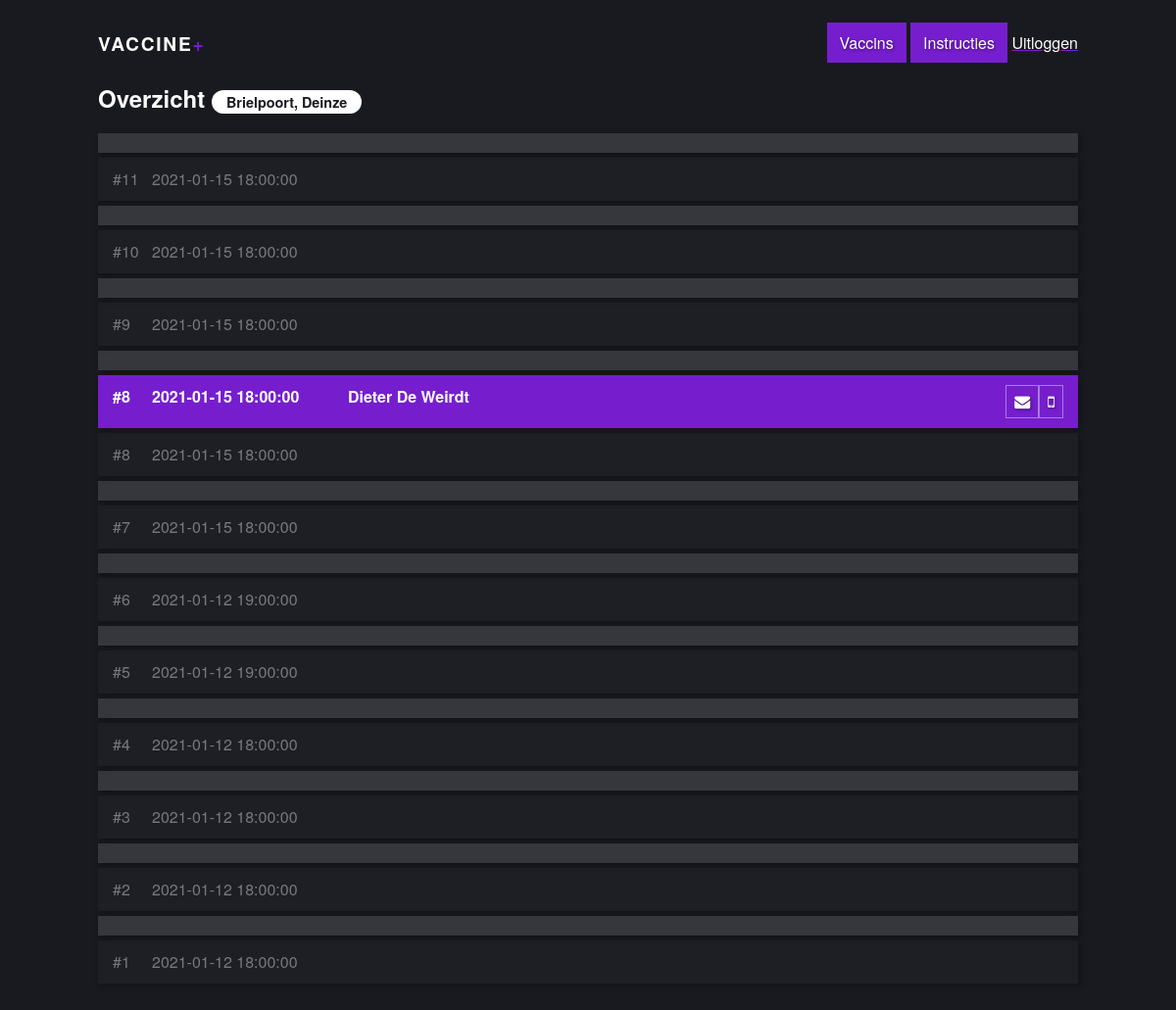
Screenshot of /vaccin/admin (signed in) with the database file from the repository.
### tables this page shows
CREATE TABLE `vaccin` (
  `vaccin_id` int(11) unsigned NOT NULL AUTO_INCREMENT,
  `center_id` int(11) DEFAULT NULL,
  `user_id` int(11) DEFAULT NULL,
  `date` datetime DEFAULT NULL,
  `available` datetime DEFAULT NULL,
  `certificaat` varchar(256) DEFAULT NULL,
  `status` int(11) DEFAULT NULL,
  `claimer` varchar(256) DEFAULT NULL,
  `email` varchar(256) DEFAULT NULL,
  `phone` varchar(256) DEFAULT NULL,
  PRIMARY KEY (`vaccin_id`)
);

### models/UserModel.php (called while the page is built, shortened)
<?php
class User  {
    public static function getById( $id ) {
        global $db;
        $sql = 'SELECT * FROM `user` WHERE `user_id` = :id';
        $pdo_statement = $db->prepare($sql);
        $pdo_statement->execute( [ ':id' => $id ] );
        return $pdo_statement->fetchObject();
    }
}

### controllers/VaccinController.php (called while the page is built, shortened)
<?php
require_once 'models/VaccinModel.php';
class VaccinController {
    public function admin() {
        $admin_vaccin = Vaccin::getVaccin();
        include 'views/vaccin/admin.php';
    }
}
?>

### models/VaccinModel.php (called while the page is built, shortened)
<?php
class Vaccin {
    public static function getVaccin() {
        global $db;
        $sql = 'select * from vaccin
        group by vaccin_id
        having count(*) = 1
        order by vaccin_id desc ';
        $sql_statement = $db->prepare($sql);
        $sql_statement->execute();
        return $sql_statement->fetchAll();
    }
}
?>

### views/_partials/availability_vaccin.php (the view, shortened to what this page needs)
<?php
$item = (object) $item;
?>
<div class="list-item available open">
    </div>
    <?php
    if ($item->status == 1) {
        echo '<div class="list-item available">
        <div class="id">' . '#' .  $item->vaccin_id .  '</div>
        <div class="date">' . $item->available . '</div>
        <div class="claimer">
            <div class="name">' . $item->claimer . '</div>
                        <a href="mailto:dieter@deweirdt.be" class="btn btn-light btn-sm"><i class="fa fa-envelope"></i></a>
                                    <a href="tel:123456789" class="btn btn-light btn-sm"><i class="fa fa-mobile"></i></a>
                    </div>
    </div>';
    }
    ?>
    <?php
$today = date("Y-m-d H:i:s");
$date = $item->available;
if ($date < $today) {
    echo '    <div class="list-item open">
    <div class="id">' . '#' . $item->vaccin_id . '</div>
    <div class="date">' . $item->available . '</div>
    <div class="claimer">
        <div class="name"></div>
                            </div>
</div>';
}
?>

### views/_partials/header.php (shortened to what this page needs)
<!DOCTYPE html>
<html lang="en">
<head>
    <link rel="stylesheet" href="<?= URI ?>style/main.css">
    <link rel="stylesheet" href="https://stackpath.bootstrapcdn.com/font-awesome/4.7.0/css/font-awesome.min.css">
</head>
<body>
<header>
    <a class="brand" href="<?= URI ?>">Vaccine<span>+</span></a>
    <div class="extra">
    <?php if(!$current_user): ?>
            <a href="<?=URI?>user/login">Inloggen</a>
            <?php else : ?>
                <a href="<?=URI?>vaccin/admin" class="btn">Vaccins</a>
            <a href="<?=URI?>vaccin/instructions" class="btn">Instructies</a>
            <a href="<?=URI?>user/logout">Uitloggen</a>
            <?php endif; ?>
            </div>
</header>

### index.php (shortened to what this page needs)
<?php
require_once 'libs/db.php';
require_once 'models/UserModel.php';
$current_user_id = $_SESSION['user_id'] ?? 0;
$current_user = ($current_user_id) ? User::getById($current_user_id) : false;
$request = $_SERVER['REQUEST_URI'];
if (substr($request, 0, strlen(URI)) == URI) {
    $request = substr($request, strlen(URI));
}
$path = explode('/', $request);
$controller = ( !empty($path[0]) ) ? ucfirst(strtolower($path[0])) : 'Vaccin';
$method = ( !empty($path[1]) ) ? strtolower($path[1]) : 'index';
$param = ( !empty($path[2]) ) ? $path[2] : null;
$controller_name = $controller . 'Controller';
$controller_path = BASE_DIR . '/controllers/' . $controller_name . '.php';
include BASE_DIR . '/views/_partials/header.php';
if ( file_exists( $controller_path ) ) {
    $controller_class = new $controller_name();
    if( method_exists($controller_class, $method) ) {
        $controller_class->$method($param);
    } else {
        echo "Method '$method' does not exist in '$controller'";
    }
}
else {
    echo "$controller does not exist";
}
include BASE_DIR . '/views/_partials/footer.php';

### views/vaccin/admin.php
<section><h1>Overzicht <span class="badge">Brielpoort, Deinze</span></h1>
<div class="list list-admin">
<?php
foreach($admin_vaccin as $item) {
    include BASE_DIR . '/views/_partials/availability_vaccin.php';
}
?>
</div>
</section>

### style/main.css (style rules this page uses)
html, body { margin: 0; padding: 0; background-color: #191a20; color: #fff; font-size: 1rem; line-height: 1.5rem; overflow-y: scroll; font-family: "Helvetica Neue",Helvetica,Arial,sans-serif; position: relative; height: 100%; }
body { padding: 0 15px; }
* { -webkit-box-sizing: border-box; box-sizing: border-box; }
a { color: #fff; -webkit-text-decoration-color: #761ece; text-decoration-color: #761ece; }
header { max-width: 1000px; margin: 2rem auto; text-align: end; display: -webkit-box; display: -ms-flexbox; display: flex; -webkit-box-pack: justify; -ms-flex-pack: justify; justify-content: space-between; }
section { max-width: 1000px; margin: 2rem auto; }
.brand { font-family: "Helvetica Neue",Helvetica,Arial,sans-serif; font-size: 1.2rem; text-transform: uppercase; font-weight: bold; letter-spacing: .09em; color: #fff; text-decoration: none; }
.brand span { color: #761ece; }
.list { margin-bottom: 20px; }
.list .list-item { display: -webkit-box; display: -ms-flexbox; display: flex; -webkit-box-pack: justify; -ms-flex-pack: justify; justify-content: space-between; -webkit-box-align: baseline; -ms-flex-align: baseline; align-items: baseline; padding: 10px 15px; border-radius: 0; background: rgba(255, 255, 255, 0.025); -webkit-box-shadow: 2px 2px 6px rgba(0, 0, 0, 0.3); box-shadow: 2px 2px 6px rgba(0, 0, 0, 0.3); margin-bottom: 5px; color: #fff; text-decoration: none; }
.list.list-admin .list-item { color: rgba(255, 255, 255, 0.4); }
.list.list-admin .list-item.available { background: #761ece; color: #fff; font-weight: bold; }
.list.list-admin .list-item.open.available { background: rgba(255, 255, 255, 0.125); color: #fff; font-weight: bold; }
.list.list-admin .list-item .id { width: 40px; }
.list.list-admin .list-item .date { width: 200px; }
.list.list-admin .list-item .claimer { -webkit-box-flex: 1; -ms-flex-positive: 1; flex-grow: 1; font-weight: bold; display: -webkit-box; display: -ms-flexbox; display: flex; }
.list.list-admin .list-item .claimer .name { -webkit-box-flex: 1; -ms-flex-positive: 1; flex-grow: 1; }
.badge { background: #fff; color: #191a20; display: inline-block; padding: 0px 15px; font-size: .9rem; border-radius: 15px; }
.btn { background-color: #761ece; border: none; font-size: 1rem; color: #fff; padding: 8px 12px; text-decoration: none; border: solid 1px #761ece; text-shadow: 1px 1px 3px rgba(0, 0, 0, 0.5); }
.btn.btn-light { background-color: transparent; border: solid 1px rgba(255, 255, 255, 0.4); color: #fff; }
.btn.btn-sm { padding: 4px 8px; }

### rows the page displays
vaccin: vaccin_id "11", available "2021-01-15 18:00:00"
vaccin: vaccin_id "10", available "2021-01-15 18:00:00"
vaccin: vaccin_id "9", available "2021-01-15 18:00:00"
vaccin: vaccin_id "8", available "2021-01-15 18:00:00", claimer "Dieter De Weirdt"
vaccin: vaccin_id "7", available "2021-01-15 18:00:00"
vaccin: vaccin_id "6", available "2021-01-12 19:00:00"
vaccin: vaccin_id "5", available "2021-01-12 19:00:00"
vaccin: vaccin_id "4", available "2021-01-12 18:00:00"
vaccin: vaccin_id "3", available "2021-01-12 18:00:00"
vaccin: vaccin_id "2", available "2021-01-12 18:00:00"
vaccin: vaccin_id "1", available "2021-01-12 18:00:00"
